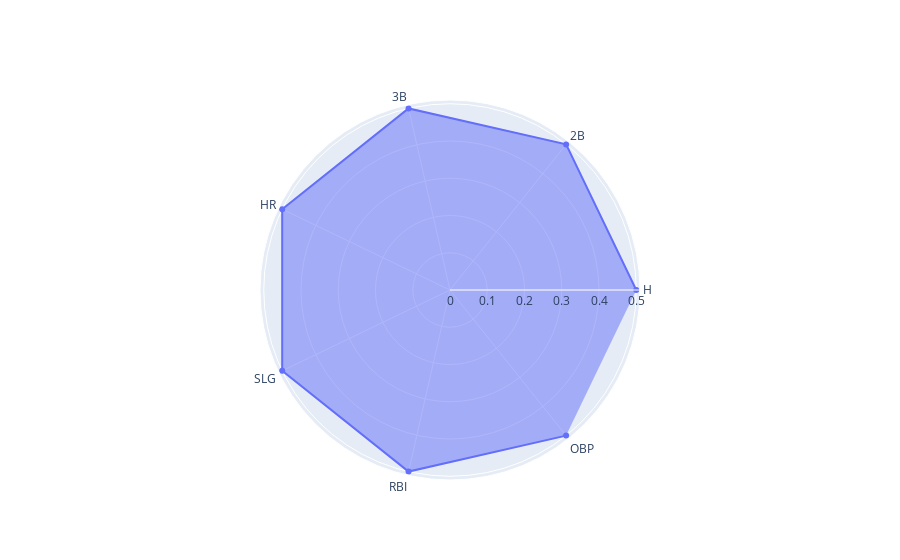
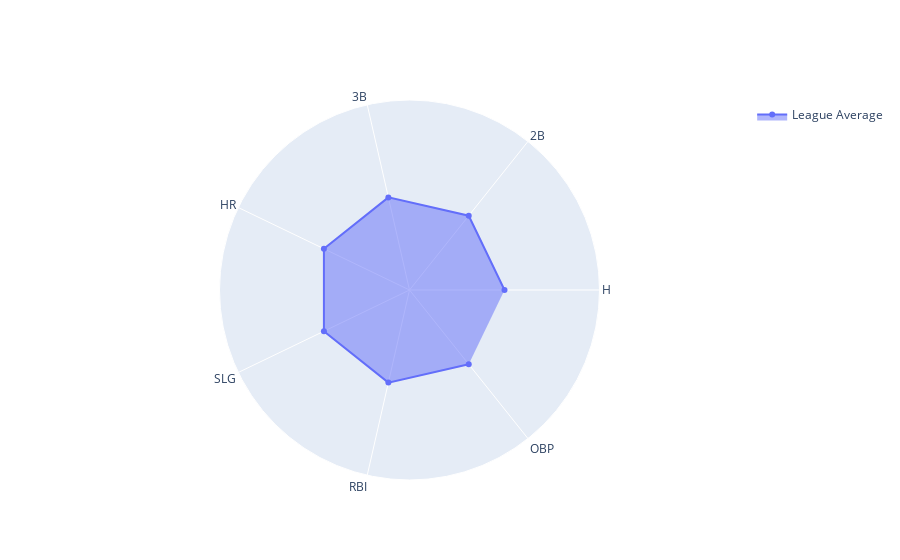

The notebook cell saved with these charts, in order:
### Code cell
# Build App

#radar average stuff
categories = ["H", "2B", "3B", "HR", "SLG", "RBI", "OBP"] #creates list of variables to be considered in radar plot
fig1=go.Figure() #creates blank figure for the radar plot
fig2=go.Figure() #creates blank figure for the scatter plot
fig1.add_trace(go.Scatterpolar( #initializes radar plot for league averages
    r=[0.5, 0.5,0.5, 0.5, 0.5, 0.5, 0.5], #list of league average percentiles
    theta=categories,#sets list of variables to radar plot
    fill='toself', #visual effects for radar plot
    name="League Average")) #names section of radar plot
fig1.update_layout( #updating radar plot
    polar=dict( #polar plot
        radialaxis=dict( 
            visible=False, #hides radial axes
            range=[0,1])), #sets radar plot range from 0-1 as all percentiles fall in these values
    showlegend=True) #shows legend on radar plot
 
fig3=go.Figure() #creates blank figure for the pie chart
#formatting stuff
app = JupyterDash(__name__)#creates app structure 
app.layout = html.Div([
    html.H1("SAL384 Project: Player Comparison App"), #creates title of app
    html.Label([
        "Player:", #creates prompt for name input
        dcc.Input( #creates name input box
            id='name_input', type='text',
            placeholder='Enter Player Name'
            )
    ]),
    html.P('Radar Plot: Comparing 7 player batting statistic percentiles vs. league average (excl. Pitchers).'), #description for radar plot
    html.P('Pie Chart: Displaying player hit type distribution.'), #description for pie chart
    html.P('Scatter Plot: Comparing player slugging percentage against runs scored. Player selected is highlighted.'), #description for scatter plot
        dcc.Graph(figure=fig1, id="fig1", style={'display':'inline-block', 'width':'40%'}),#setting radar plot into app, spacing 
        dcc.Graph(figure=fig3, id="fig3", style={'display': 'inline-block', 'width':'40%'}),#setting pie chart into app, spacing
        dcc.Graph(figure=fig2, id="fig2", #setting scatter plot, spacing
             config={ #setting options on scatter plot to make it more detailed and interactive 
                 'staticPlot':False,
                 'scrollZoom':True,
                 'doubleClick':'reset',
                 'showTips':True,
                 'displayModeBar':True,
                 'watermark':True
             })
])


@app.callback( #callback for radar plot
    Output('fig1', 'figure'), #output is radar plot as a figure
    [Input("name_input", "value")] #takes name input to update radar plot
)

def update_figure(Player): #function to update radar plot
    fig1=go.Figure() #sets blank figure to figure 1 for radar plot
    fig1.add_trace(go.Scatterpolar( #double checking that league averages are implemented on radar plot
        r=[0.5, 0.5,0.5, 0.5, 0.5, 0.5, 0.5], #league average percentile values
        theta=categories,#implementing categories
        fill='toself', #visual effect
        name="League Average")) #naming average plot
    fig1.update_layout(
        polar=dict(
        radialaxis=dict(
        visible=False, #hides radial axes
        range=[0,1])), #sets radar plot range from 0-1 as all percentiles fall in these values
        showlegend=True) #shows legend for league averages
    if(len(batting_data[batting_data['Name'] == Player]) > 0): #makes sure no plots are implemented unless a player's full name is entered
        x_row=batting_data[batting_data['Name'] == Player].index[0] #gets index of player's row
        player_hits=batting_data['H_percentile'][x_row] #gets players' hits percentile
        player_doubles=batting_data['2B_percentile'][x_row] #gets players' doubles percentile
        player_triples=batting_data['3B_percentile'][x_row] #gets players' triples percentile
        player_hrs=batting_data['HR_percentile'][x_row] #gets players' home runs percentile
        player_SLG=batting_data['SLG_percentile'][x_row] #gets players' slugging percentile
        player_RBI=batting_data['RBI_percentile'][x_row] #gets players' RBI percentile
        player_OBP=batting_data['OBP_percentile'][x_row] #gets players' OBP percentile
        fig1.add_trace(go.Scatterpolar( #adding player plot over league average 
            r=[player_hits, player_doubles, player_triples, player_hrs, player_SLG,
              player_RBI, player_OBP],#adding player values
            theta=categories, #maintaining categories
            fill='toself', #visual effect
            name=Player)) #names plot after entered player
    return(fig1) #returns updated radar plot

#Define callback to update graph
@app.callback( #callback for scatter plot
    Output('fig2', 'figure'), #outputs scatter plot as a figure
    [Input("name_input", "value")] #takes input of player name to update scatter plot
)

def update_scatter(Player): #function to update scatter plot
    fig2=go.Figure() 
    dff=batting_data
    if(len(batting_data[batting_data['Name'] == Player]) > 0): #makes sure no plots are implemented unless a player's full name is entered
        x_row=batting_data[batting_data['Name'] == Player].index[0] #gets index of player's row
        batting_data["Ind"] = (batting_data["Name"] == Player).astype(str)#creates column as a player indicator, used for highlighting in the scatter plot
        fig2=px.scatter(batting_data, x='SLG', y='R', hover_data=["Name", "Team", "Pos"], color="Ind") #creates scatter plot and highlights player selected, also updates hover data
        fig2.update_layout(showlegend=False) #hides legend
    return(fig2) #returns scatter plot updated

@app.callback( #callback for pie chart
    Output('fig3', 'figure'), #returns pie chart as a figure
    [Input("name_input", "value")] #takes input of player name to update pie chart
)

def update_pie(Player): #function to update pie chart
    fig3=go.Figure()
    if(len(batting_data[batting_data['Name'] == Player]) > 0):  #makes sure no plots are implemented unless a player's full name is entered
        y_row=batting_data[batting_data['Name'] == Player].index[0] #gets index of player's row
        labels=['Singles', 'Doubles', 'Triples', 'Home Runs'] #selecting variables to consider in pie chart as hitting distribution
        values= [batting_data['Singles'][y_row], batting_data['2B'][y_row], batting_data['3B'][y_row], batting_data['HR'][y_row]] #set player values to pie chart
        fig3=go.Figure(data=[go.Pie(labels=labels, values=values)]) #creating pie chart
    return(fig3) #returns created pie chart
app.run_server(debug=True, use_reloader=False)

### Figure 1 — Plotly figure (JSON) as saved in the notebook; plotly's stock layout.template omitted (floating-point values rounded to 4 significant figures)
{"data": [{"fill": "toself", "name": "League Average", "r": [0.5, 0.5, 0.5, 0.5, 0.5, 0.5, 0.5], "theta": ["H", "2B", "3B", "HR", "SLG", "RBI", "OBP"], "type": "scatterpolar"}], "layout": {}}

### Figure 2 — Plotly figure (JSON) as saved in the notebook; plotly's stock layout.template omitted (floating-point values rounded to 4 significant figures)
{"data": [{"fill": "toself", "name": "League Average", "r": [0.5, 0.5, 0.5, 0.5, 0.5, 0.5, 0.5], "theta": ["H", "2B", "3B", "HR", "SLG", "RBI", "OBP"], "type": "scatterpolar"}], "layout": {"polar": {"radialaxis": {"range": [0, 1], "visible": false}}, "showlegend": true}}
